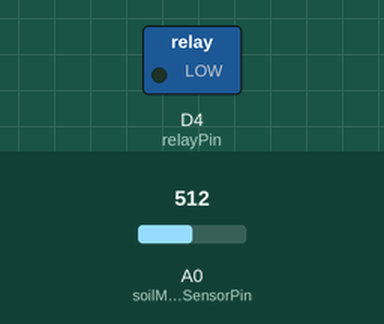
This sketch was run on a simulated ESP8266 (NodeMCU). Shown: switched loads named in the sketch (green lamp = pin HIGH). The test bench sets the inputs (shaded band); at power-on: A0 (soilMoistSensorPin) = 512. WiFi joins after 1.5 s; servers stay silent unless stated; storage starts empty; what the sketch prints to the serial monitor is not drawn.

Above: at 0.1 s.
At 1.6 s:
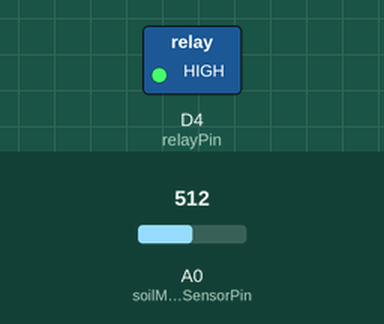
Timing chart, 0 to 4.0 s (numbered marks = the images above):
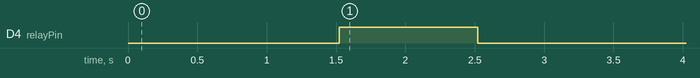

Measured:
- by itself, D4 (relayPin): LOW → HIGH at 1.5 s, → LOW 1.0 s later

The sketch:

IrrigationSystemWithWebserver.ino
```cpp
#include <ESP8266WiFi.h>
#include <ESP8266WebServer.h>
#include <WebSocketsServer.h>
#include <Ticker.h>
#include <FS.h>

Ticker timer;

const int relayPin = D4;
const int soilMoistSensorPin = A0;
const int maxSoilMoistValue = 400; //moist
const int minSoilMoistValue = 870; //dry
const int plantmoistureThresholdPercentage = 40;

const char* ssid = "";
const char* password = "";

int currentSoilMoistValue;
int currentSoilMoistPercent;

ESP8266WebServer server;

WebSocketsServer webSocket = WebSocketsServer(81);

void setup() {
  Serial.begin(115200);
  pinMode(relayPin, OUTPUT);
  WiFi.begin(ssid,password);
  while (WiFi.status()!=WL_CONNECTED) {
    Serial.print(".");
    delay(500);
  }
  Serial.println("");
  Serial.print("IP Address: ");
  Serial.println(WiFi.localIP());

  if (!SPIFFS.begin()) {
    Serial.println("Failed to mount file system");
    return;
  }

  server.on("/", []() {
    File file = SPIFFS.open("/web/index.html", "r");
    if (!file) {
      server.send(500, "text/plain", "File not found");
      return;
    }
    server.streamFile(file, "text/html");
    file.close();
  });
  server.begin();
  webSocket.begin();
  webSocket.onEvent(webSocketsEvent);

  timer.attach(1, getData);
}

void loop() {
  server.handleClient();
  webSocket.loop();
  handleRelay();
}

void getData(){
  currentSoilMoistValue = analogRead(soilMoistSensorPin);
  currentSoilMoistPercent = map(currentSoilMoistValue,minSoilMoistValue,maxSoilMoistValue,0,100);
  Serial.println(currentSoilMoistPercent);
  String json = "{\"value\":";
  json += currentSoilMoistPercent;
  json += "}";
  webSocket.broadcastTXT(json.c_str(),json.length());
}

void handleRelay(){
  if (currentSoilMoistPercent < plantmoistureThresholdPercentage){
    digitalWrite(relayPin, HIGH);
  } else {
    digitalWrite(relayPin, LOW);
  }
}

void webSocketsEvent(uint8_t num, WStype_t type, uint8_t * payload, size_t length){

}
```
